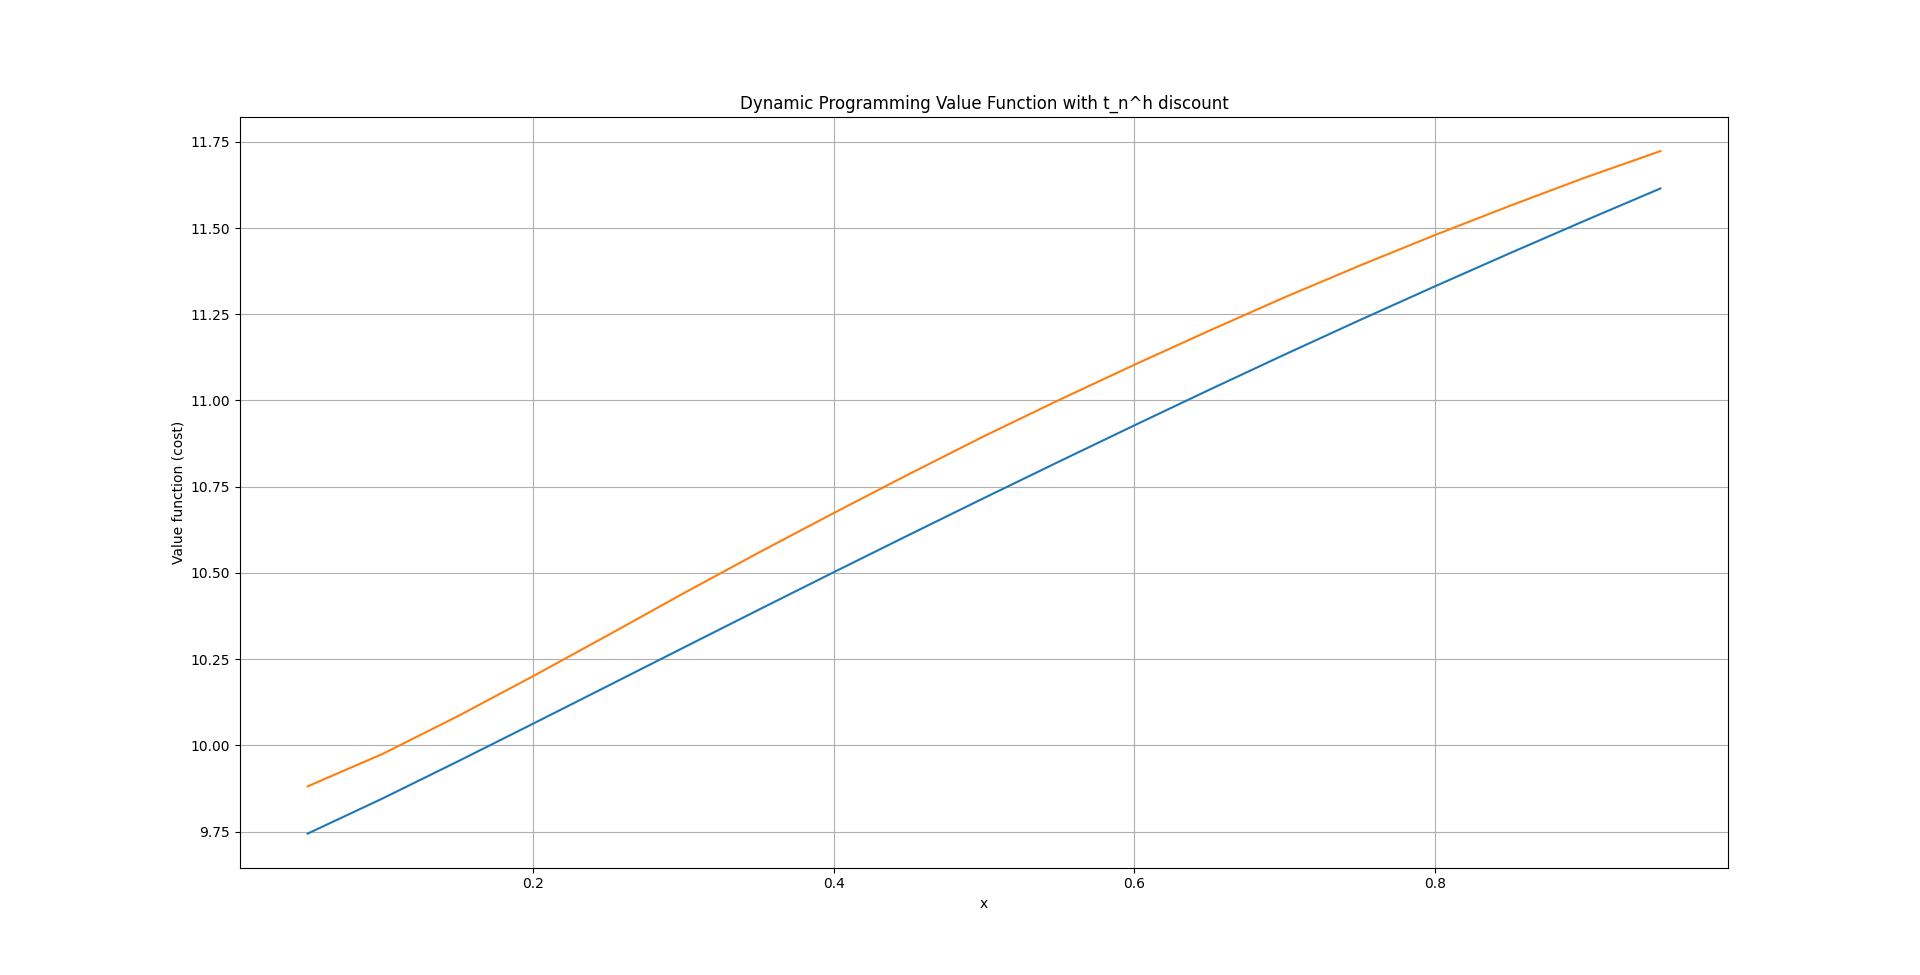

This figure's Python source:
import numpy as np
import matplotlib.pyplot as plt
import random

# ---- Parameters ----
h = 0.05
x_states = np.arange(h, 1.0, h)
n_x = len(x_states)
regimes = [0, 1]

# Model parameters
alpha = [0.2, 0.8]
beta = [0.2, 0.8]
gamma = [0.1, 0.2]
sigma_tilde = [0.15, 0.35]
q = np.array([[-1, 1], [1, -1]])
delta = 0.05

a0, aI, aS_m, aI_m, a_r = 0.0, 1.5, 0.5, 1.5, 1.0

# Control discretization
eta_vals = np.linspace(0.0, 1.0, 5)  # smaller grid for speed
rho_vals = np.linspace(0.0, 1.0, 5)
actions = [(e, r) for e in eta_vals for r in rho_vals]

# ---- Model functions ----
def b(x, l, eta, rho):
    return eta*alpha[l]*(1-x) + x*(eta**2*beta[l]*(1-x) - (gamma[l]+rho))

def sigma(x, l):
    return sigma_tilde[l]*x*(1-x)

def f(x, eta, rho):
    return a0 + aI*x + aS_m*(1-eta)**2 + (aI_m-aS_m)*x*(1-eta)**2 + a_r*x*(rho**2)

def compute_Qh(x, l, eta, rho):
    drift = b(x, l, eta, rho)
    vol = sigma(x, l)
    q_ii = q[l, l]
    Qh = vol**2 + abs(drift)*h - h**2*q_ii + h
    return max(Qh, 1e-12), drift, vol

def trans_prob(x, l, eta, rho):
    Qh, drift, vol = compute_Qh(x, l, eta, rho)
    p_up = (vol**2/2 + max(drift,0)*h) / Qh
    p_down = (vol**2/2 - min(drift,0)*h) / Qh
    p_stay = h / Qh
    p_switch = (h**2 * q[l, 1-l]) / Qh
    return {"p_up": p_up, "p_down": p_down, "p_stay": p_stay, "p_switch": p_switch, "Qh": Qh}

def sample_next_state(x, l, eta, rho):
    p = trans_prob(x, l, eta, rho)
    r = random.random()
    if r < p["p_down"]:
        x_next, l_next = max(h, x-h), l
    elif r < p["p_down"] + p["p_stay"]:
        x_next, l_next = x, l
    elif r < p["p_down"] + p["p_stay"] + p["p_up"]:
        x_next, l_next = min(1-h, x+h), l
    elif r < p["p_down"] + p["p_stay"] + p["p_up"] + p["p_switch"]:
        x_next, l_next = x, 1-l
    else:
        x_next, l_next = x, l
    return x_next, l_next, p["Qh"]

# ---- DP parameters ----
tol = 1e-6
max_iter = 10000

# Initialize value function
V = 35 * np.ones((n_x, len(regimes)))
V_new = np.ones_like(V)

# ---- DP iteration with explicit accumulated time ----
for it in range(max_iter):
    for xi, x in enumerate(x_states):
        for l in regimes:
            vals = []
            for a_idx, (eta, rho) in enumerate(actions):
                p = trans_prob(x, l, eta, rho)
                
                # map next states to indices
                x_up = min(1 - h, x + h)
                x_down = max(h, x - h)
                l_other = 1 - l

                xi_up = max(0, min(n_x - 1, int(round((x_up - h)/h))))
                xi_down = max(0, min(n_x - 1, int(round((x_down - h)/h))))
                xi_stay = max(0, min(n_x - 1, int(round((x - h)/h))))

                # compute expected value
                expected_V = (
                    p["p_up"] * V[xi_up, l] +
                    p["p_down"] * V[xi_down, l] +
                    p["p_stay"] * V[xi_stay, l] +
                    p["p_switch"] * V[xi_stay, l_other]
                )

                # --- accumulated time discount ---
                Delta_t = h**2 / p["Qh"]
                total_cost = f(x, eta, rho) * Delta_t
                total = np.exp(-delta * Delta_t) * expected_V + total_cost
                vals.append(total)

            V_new[xi, l] = min(vals)

    diff = np.max(np.abs(V_new - V))
    if it % 100 == 0 or it == max_iter - 1:
        print(f"DP iteration {it+1}, max diff={diff:.2e}")
    V[:] = V_new
    if diff < tol:
        print(f"DP converged at iteration {it+1}, max diff={diff:.2e}")
        break
else:
    print("DP did not fully converge")

# ---- Extract optimal policy ----
policy = np.zeros((n_x, len(regimes)), dtype=int)
for xi, x in enumerate(x_states):
    for l in regimes:
        vals = []
        for a_idx, (eta, rho) in enumerate(actions):
            p = trans_prob(x, l, eta, rho)
            x_up = min(1 - h, x + h)
            x_down = max(h, x - h)
            l_other = 1 - l
            xi_up = max(0, min(n_x - 1, int(round((x_up - h)/h))))
            xi_down = max(0, min(n_x - 1, int(round((x_down - h)/h))))
            xi_stay = max(0, min(n_x - 1, int(round((x - h)/h))))

            expected_V = (
                p["p_up"] * V[xi_up, l] +
                p["p_down"] * V[xi_down, l] +
                p["p_stay"] * V[xi_stay, l] +
                p["p_switch"] * V[xi_stay, l_other]
            )
            Delta_t = h**2 / p["Qh"]
            total = f(x, eta, rho) * Delta_t + np.exp(-delta * Delta_t) * expected_V
            vals.append(total)

        policy[xi, l] = np.argmin(vals)

# ---- Print optimal policy ----
print("\nDP optimal policy (η, ρ):")
for xi, x in enumerate(x_states):
    for l in regimes:
        eta, rho = actions[policy[xi, l]]
        print(f"x={x:.2f}, regime={l} -> (η,ρ)=({eta:.2f}, {rho:.2f})")

# ---- Plot the value function ----
plt.figure()
plt.plot(x_states, V[:, 0], label="Regime 0")
plt.plot(x_states, V[:, 1], label="Regime 1")
plt.xlabel("x")
plt.ylabel("Value function (cost)")
plt.title("Dynamic Programming Value Function with t_n^h discount")
plt.grid(True)
plt.show()
